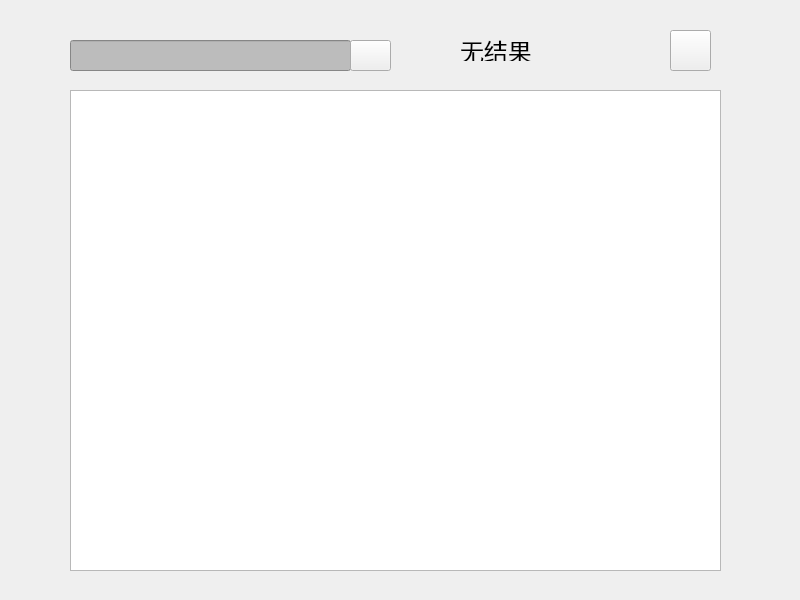
<?xml version="1.0" encoding="UTF-8"?>
<ui version="4.0">
 <class>Shopmall</class>
 <widget class="QWidget" name="Shopmall">
  <property name="geometry">
   <rect>
    <x>0</x>
    <y>0</y>
    <width>800</width>
    <height>600</height>
   </rect>
  </property>
  <property name="windowTitle">
   <string>Form</string>
  </property>
  <widget class="QListWidget" name="splistWidget">
   <property name="geometry">
    <rect>
     <x>70</x>
     <y>90</y>
     <width>651</width>
     <height>481</height>
    </rect>
   </property>
  </widget>
  <widget class="QLineEdit" name="searchedit">
   <property name="geometry">
    <rect>
     <x>70</x>
     <y>40</y>
     <width>281</width>
     <height>31</height>
    </rect>
   </property>
   <property name="styleSheet">
    <string notr="true">background-color: rgb(188, 188, 188);</string>
   </property>
  </widget>
  <widget class="QPushButton" name="searchbt">
   <property name="geometry">
    <rect>
     <x>350</x>
     <y>40</y>
     <width>41</width>
     <height>31</height>
    </rect>
   </property>
   <property name="cursor">
    <cursorShape>PointingHandCursor</cursorShape>
   </property>
   <property name="styleSheet">
    <string notr="true">image: url(:/new/prefix1/static/search.jpg);</string>
   </property>
   <property name="text">
    <string/>
   </property>
  </widget>
  <widget class="QLabel" name="searchNone">
   <property name="geometry">
    <rect>
     <x>460</x>
     <y>40</y>
     <width>101</width>
     <height>21</height>
    </rect>
   </property>
   <property name="font">
    <font>
     <family>阿里巴巴普惠体 M</family>
     <pointsize>18</pointsize>
    </font>
   </property>
   <property name="text">
    <string>无结果</string>
   </property>
  </widget>
  <widget class="QPushButton" name="resetbt">
   <property name="geometry">
    <rect>
     <x>670</x>
     <y>30</y>
     <width>41</width>
     <height>41</height>
    </rect>
   </property>
   <property name="styleSheet">
    <string notr="true">image: url(:/new/prefix1/static/refresh.jpg);</string>
   </property>
   <property name="text">
    <string/>
   </property>
  </widget>
 </widget>
 <resources/>
 <connections/>
</ui>
